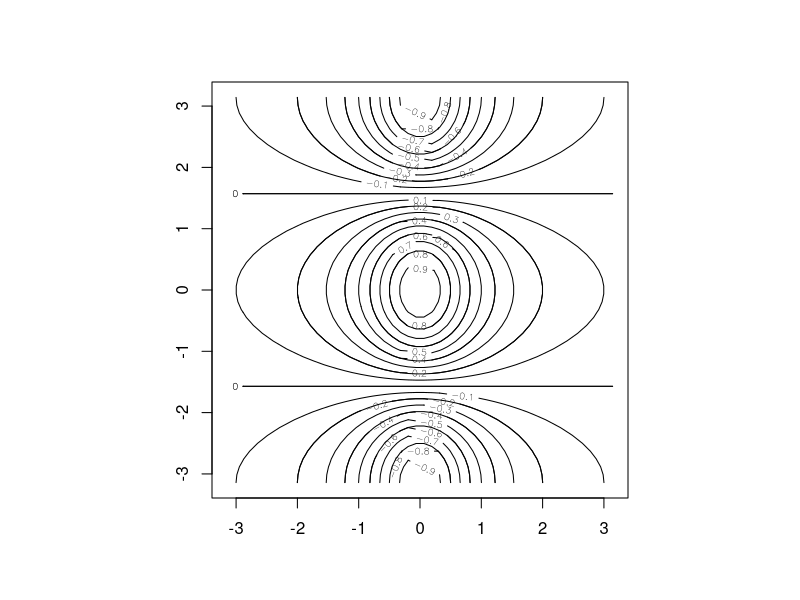
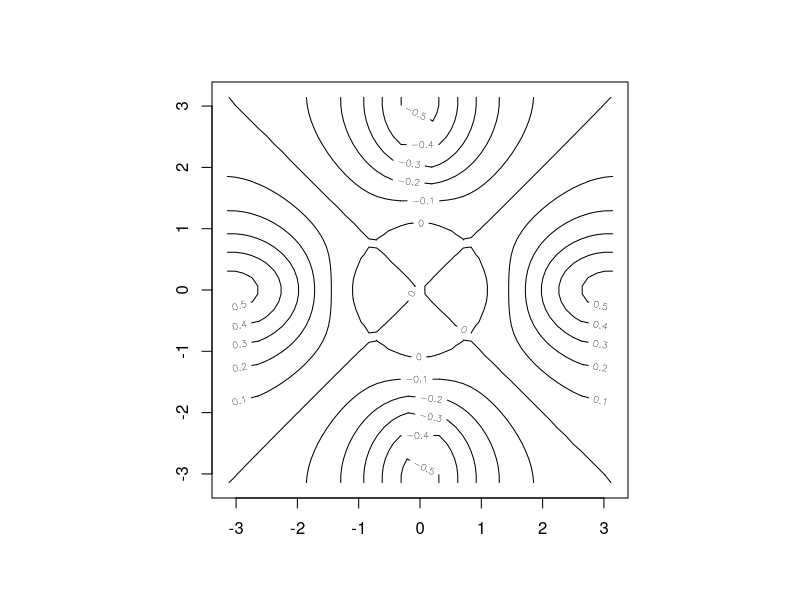
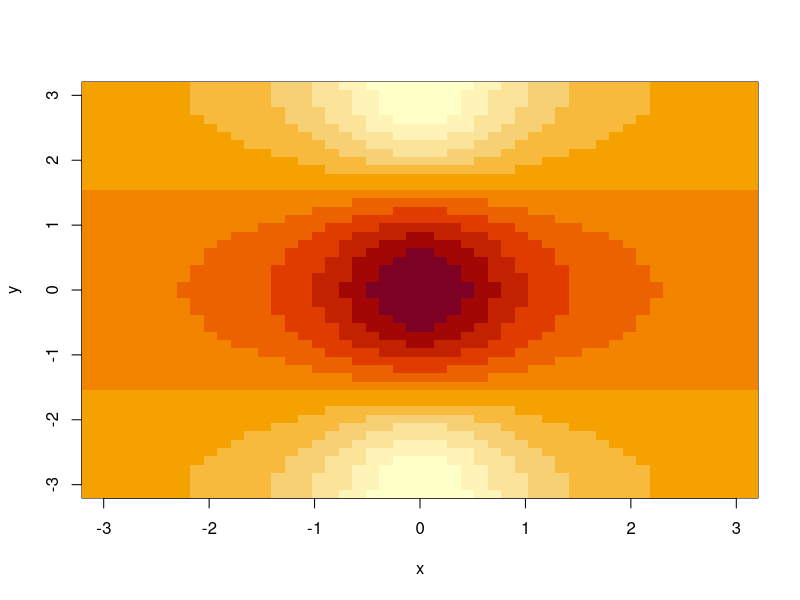
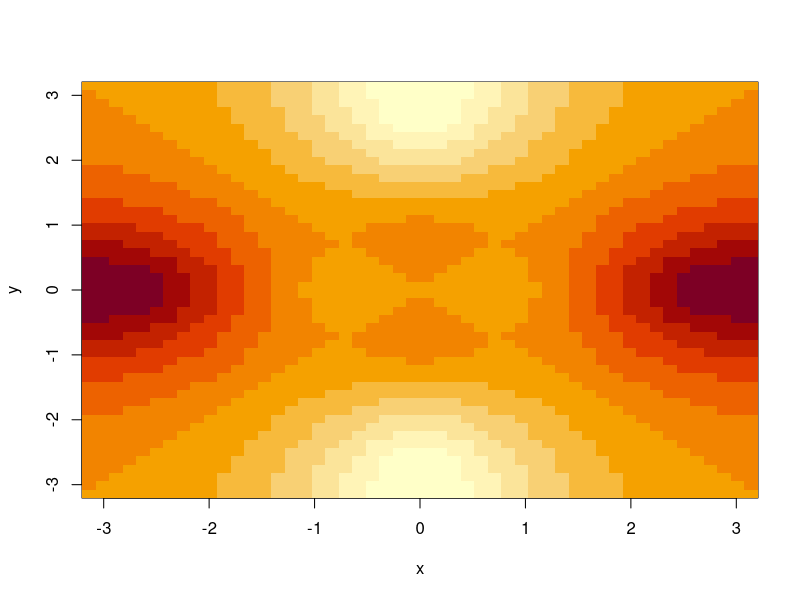

The R source for these figures, in order:
#Create 50 samples between -PI and PI
x <- seq(-pi, pi, len=50);
# x is a vector of 50 equally spaced values in −π ≤ x ≤ π. y is the same.
y <- x;
# f is a square matrix, with rows and columns indexed by x and y respectively, of
# values of the function cos(y)/(1 + x 2 ).
f <- outer(x, y, function(x, y) cos(y)/(1 + x^2));
# Save the plotting parameters and set the plotting region to “square”.
oldpar <- par(no.readonly = TRUE);
par(pty="s")
# Make a contour map of f; add in more lines for more detail.
contour(x, y, f)
contour(x, y, f, nlevels=15, add=TRUE)
# fa is the “asymmetric part” of f . (t() is transpose).
fa <- (f-t(f))/2;
#  Make a contour plot, . . .
contour(x, y, fa, nlevels=15)
# . . . and restore the old graphics parameters.
par(oldpar)
# Make some high density image plots, (of which you can get hardcopies if you wish),
image(x, y, f)
image(x, y, fa)
# clean up before moving
objects(); rm(x, y, f, fa, oldpar)







